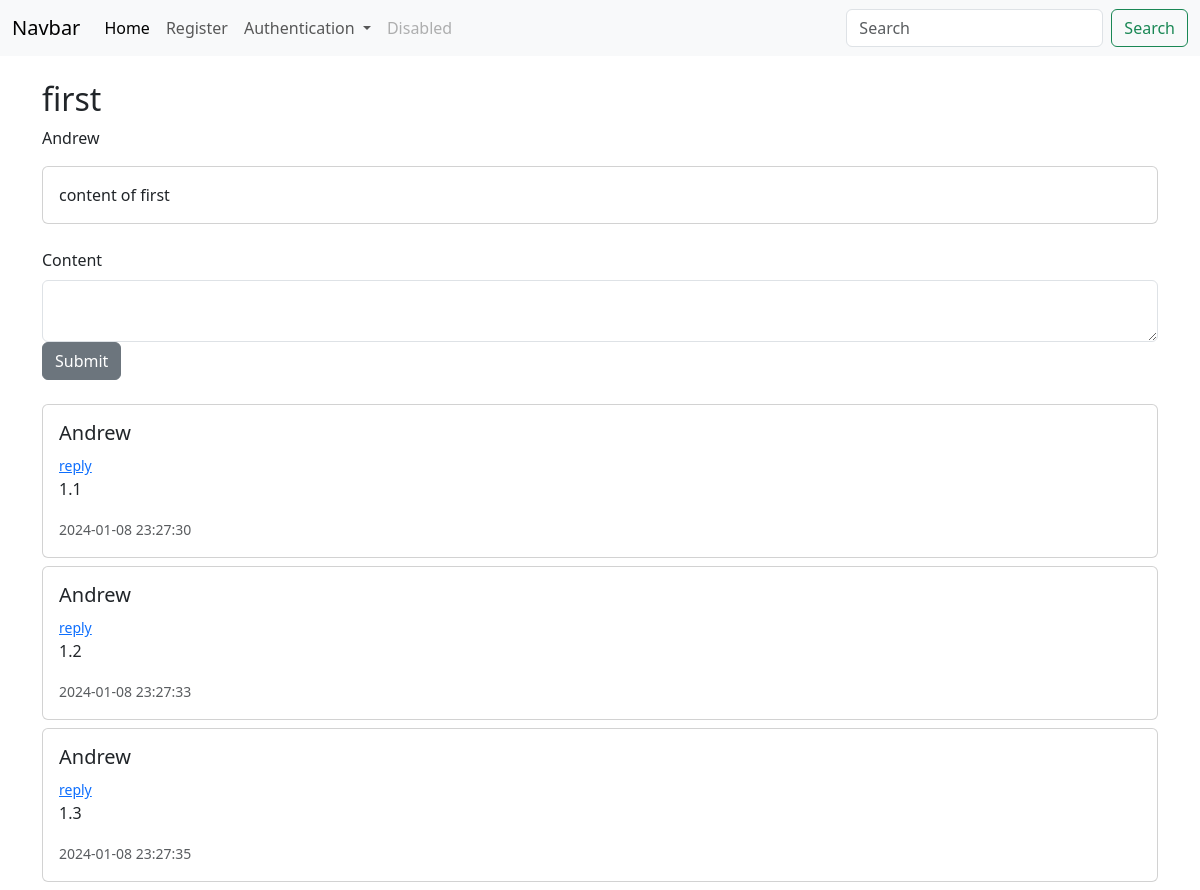
Page /group_task/1 (signed in) on the committed database.
### app/models/models.py (models this page shows, shortened)
class GroupTasks(db.Model): # TODO reference other users, and each user can see their tasks
    id = db.Column(db.Integer, primary_key=True)
    poster_id = db.Column(db.Integer, db.ForeignKey('users.id'))
    title = db.Column(db.String(55))
    content = db.Column(db.Text)
    due_date = db.Column(db.DateTime, default=datetime.utcnow)
    date_posted = db.Column(db.DateTime, default=datetime.utcnow)
    status = db.Column(db.Integer, default = 0)
    tally = db.Column(db.Integer, default = 0)

class Users(db.Model, UserMixin):
    id = db.Column(db.Integer, primary_key=True)
    key = db.Column(db.String(20), nullable=False)
    username = db.Column(db.String(20), nullable=False, unique=True)
    name = db.Column(db.String(40), nullable=False)
    date_added = db.Column(db.DateTime, default=datetime.utcnow)
    password_hash = db.Column(db.String(128))
    @property
    def password(self):
        raise AttributeError('password is not a readable attribute!')

class GroupTasksComments(db.Model):
    id = db.Column(db.Integer, primary_key=True, autoincrement=True)
    task_id = db.Column(db.Integer, db.ForeignKey('group_tasks.id'))
    parent_id = db.Column(db.Integer, db.ForeignKey('group_tasks_comments.id'), nullable=True, default = 0) # null by default
    poster_id = db.Column(db.Integer, db.ForeignKey('users.id'))
    content = db.Column(db.String(1000), nullable=False)
    date_posted = db.Column(db.DateTime, default=datetime.utcnow)
    last_updated = db.Column(db.DateTime, default=datetime.utcnow)
    tally = db.Column(db.Integer, default = 0)

### app/dash/routes.py (the view)
@dash_bp.route("/group_task/<int:id>", methods=['GET', 'POST'])
@login_required
def group_task(id):
    comment_form = GroupTaskCommentForm()
    if comment_form.validate_on_submit():
        return paul.post_task_comment_and_redirect(comment_form, id)
    comments = paul.get_task_comments(id)
    task = paul.get_task(id)
    name = paul.get_poster_name(task.poster_id)
    comment_form.content.data = '' # not entirely neccessary, paul handles this
    return render_template("group_task.html", id=id, comments = comments, task = task, name=name, comment_form=comment_form, get_name = paul.get_poster_name)

### app/forms.py
class GroupTaskCommentForm(FlaskForm):
    content = CKEditorField('Content', validators=[DataRequired()])
    submit = SubmitField("Submit")

class SearchForm(FlaskForm):
    searched = StringField("Searched", validators=[DataRequired()])
    submit = SubmitField("Submit")

### app/DataInterface/group.py (called while the page is built)
    def get_task_comments(self, id):
        task = GroupTasks.query.get_or_404(id)
        comments = []
        get_comments = GroupTasksComments.query.filter_by(parent_id=0, task_id = id)
        for i in get_comments:
            comments.append(i)
        return comments

    def get_poster_name(self, poster_id ):
        return Users.query.filter_by(id = poster_id).first().name

    def get_task(self, id):
        return GroupTasks.query.get_or_404(id)

### run.py (called while the page is built)
@app.context_processor
def base():
    form = SearchForm()
    return dict(form=form)

### app/templates/group_task.html (shortened to what this page needs)
{% extends 'base.html' %}
{% block content %}
<div class="container mt-4">
    <h2>{{ task.title }}</h2>
    <p>{{ name }}</p>
    <div class="card mb-4">
        <div class="card-body">
            <p class="card-text" style="max-width: 800px; word-wrap: break-word;">{{ task.content }}</p>
        </div>
    </div>
    <form method="POST" class="mb-4">
        <div class="form-group">
            {{ comment_form.content.label(class="form-label") }}
            {{ comment_form.content(class="form-control") }}
        </div>
        {{ comment_form.submit(class="btn btn-secondary") }}
    </form>
    <div class="comments">
        {% for comment in comments %}
            <div class="card mb-2">
                <div class="card-body">
                    <h5 class="card-title">{{ get_name(comment.poster_id) }}</h5> <small><a href="{{url_for('dash_bp.comment', id=comment.id)}}">reply</a></small>
                    <p class="card-text">{{ comment.content }}</p>
                    <p class="card-text"><small class="text-muted">{{ comment.date_posted.strftime('%Y-%m-%d %H:%M:%S') }}</small></p>
                </div>
            </div>
        {% endfor %}
    </div>
</div>
{% endblock %}

### rows in the picture
GroupTasks: title "first", content "content of first"
Users: name "Andrew"
GroupTasksComments: content "1.1", date_posted "2024-01-08 23:27:30"
GroupTasksComments: content "1.2", date_posted "2024-01-08 23:27:33"
GroupTasksComments: content "1.3", date_posted "2024-01-08 23:27:35"

### other values in the picture
{{ comment_form.content.label(class="form-label") }} "Content"
